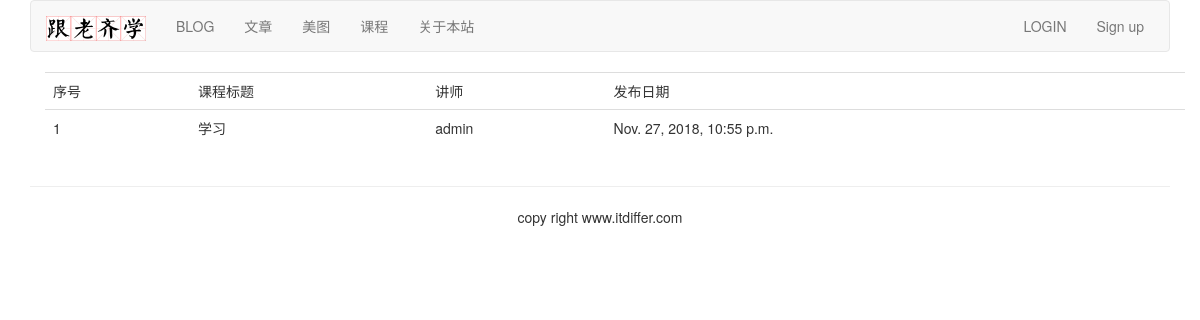
/course/course-list/, run on the app's committed database.
### course/models.py (models this page shows, shortened)
class Course(models.Model):
    user = models.ForeignKey(User, related_name='courses_user',on_delete=models.CASCADE)
    title = models.CharField(max_length=200)
    slug = models.SlugField(max_length=200, unique=True)
    overview = models.TextField()
    created = models.DateTimeField(auto_now_add=True)
    student = models.ManyToManyField(User, related_name="courses_joined", blank=True)
    class Meta:  # 内部类
        ordering = ('-created',)

### course/views.py (the view)
# urls.py: path('course-list/',CourseListView.as_view(),name="course_list"),
class CourseListView(ListView):
    model = Course       # 查询所有记录
    context_object_name = "courses"       # 声明传入模板中的变量名称
    template_name = "course/course_list.html"

### templates/course/course_list.html (shortened to what this page needs)
{% extends "base.html" %}
{% block content %}
<div class="container">
  <table class="table table-hover">
    <tr>
      <td>序号</td>
      <td>课程标题</td>
      <td>讲师</td>
      <td>发布日期</td>
    </tr>
    {% for course in courses %}
    <tr id={{ forloop.counter }}>
      <td>{{ forloop.counter }}</td>
      <td>{{ course.title }}</td>
      <td>{{ course.user.username }}</td>
      <td>{{ course.created }}</td>
    </tr>
    {% endfor %}
  </table>
</div>
{% endblock %}

### data on the page
Course: title "学习", user.username "admin", created "Nov. 27, 2018, 10:55 p.m."
